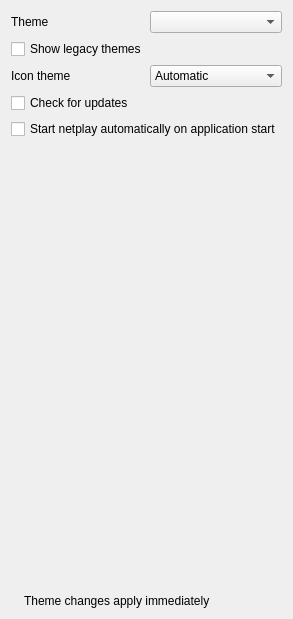
             <widget class="QWidget" name="tab_3">
              <attribute name="title">
               <string>General</string>
              </attribute>
              <layout class="QVBoxLayout" name="verticalLayout_7">
               <item>
                <layout class="QHBoxLayout" name="horizontalLayout_13">
                 <item>
                  <widget class="QLabel" name="label_12">
                   <property name="text">
                    <string>Theme</string>
                   </property>
                  </widget>
                 </item>
                 <item>
                 <widget class="QComboBox" name="themeComboBox">
                  </widget>
                 </item>
                </layout>
               </item>
               <item>
                <widget class="QCheckBox" name="showLegacyThemesCheckBox">
                 <property name="text">
                  <string>Show legacy themes</string>
                 </property>
                </widget>
               </item>
               <item>
                <layout class="QHBoxLayout" name="horizontalLayout_14">
                 <item>
                  <widget class="QLabel" name="label_13">
                   <property name="text">
                    <string>Icon theme</string>
                   </property>
                  </widget>
                 </item>
                 <item>
                  <widget class="QComboBox" name="iconThemeComboBox">
                   <item>
                    <property name="text">
                     <string>Automatic</string>
                    </property>
                   </item>
                   <item>
                    <property name="text">
                     <string>White</string>
                    </property>
                   </item>
                   <item>
                    <property name="text">
                     <string>Black</string>
                    </property>
                   </item>
                  </widget>
                 </item>
                </layout>
               </item>
               <item>
                <widget class="QCheckBox" name="checkForUpdatesCheckBox">
                 <property name="text">
                  <string>Check for updates</string>
                 </property>
                </widget>
               </item>
               <item>
                <widget class="QCheckBox" name="autoStartNetplayOnStartupCheckBox">
                 <property name="text">
                  <string>Start netplay automatically on application start</string>
                 </property>
                </widget>
               </item>
               <item>
                <spacer name="verticalSpacer_6">
                 <property name="orientation">
                  <enum>Qt::Orientation::Vertical</enum>
                 </property>
                 <property name="sizeHint" stdset="0">
                  <size>
                   <width>20</width>
                   <height>449</height>
                  </size>
                 </property>
                </spacer>
               </item>
               <item>
                <layout class="QHBoxLayout" name="emulationInfoLayout_5">
                 <item>
                  <widget class="QLabel" name="infoIconLabel_7">
                   <property name="sizePolicy">
                    <sizepolicy hsizetype="Minimum" vsizetype="Preferred">
                     <horstretch>0</horstretch>
                     <verstretch>0</verstretch>
                    </sizepolicy>
                   </property>
                   <property name="text">
                    <string/>
                   </property>
                   <property name="pixmap">
                    <pixmap>:/newPrefix/Resource/Info.ico</pixmap>
                   </property>
                   <property name="wordWrap">
                    <bool>false</bool>
                   </property>
                  </widget>
                 </item>
                 <item>
                  <widget class="QLabel" name="label_91">
                   <property name="sizePolicy">
                    <sizepolicy hsizetype="Expanding" vsizetype="Minimum">
                     <horstretch>0</horstretch>
                     <verstretch>0</verstretch>
                    </sizepolicy>
                   </property>
                   <property name="midLineWidth">
                    <number>1</number>
                   </property>
                   <property name="text">
                    <string>Theme changes apply immediately</string>
                   </property>
                   <property name="textFormat">
                    <enum>Qt::TextFormat::PlainText</enum>
                   </property>
                  </widget>
                 </item>
                </layout>
               </item>
              </layout>
             </widget>
